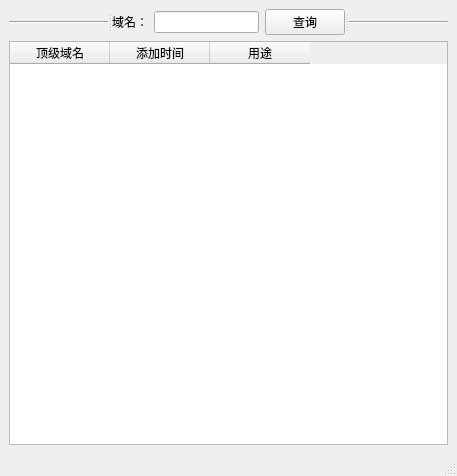
<?xml version="1.0" encoding="UTF-8"?>
<ui version="4.0">
 <class>MainWindow</class>
 <widget class="QMainWindow" name="MainWindow">
  <property name="geometry">
   <rect>
    <x>0</x>
    <y>0</y>
    <width>457</width>
    <height>476</height>
   </rect>
  </property>
  <property name="windowTitle">
   <string>MainWindow</string>
  </property>
  <widget class="QWidget" name="centralwidget">
   <layout class="QVBoxLayout" name="verticalLayout">
    <item>
     <widget class="QSplitter" name="splitter">
      <property name="orientation">
       <enum>Qt::Horizontal</enum>
      </property>
      <widget class="Line" name="line">
       <property name="orientation">
        <enum>Qt::Horizontal</enum>
       </property>
      </widget>
      <widget class="QWidget" name="">
       <layout class="QHBoxLayout" name="horizontalLayout">
        <item>
         <widget class="QLabel" name="label">
          <property name="text">
           <string>域名：</string>
          </property>
         </widget>
        </item>
        <item>
         <widget class="QLineEdit" name="lineEdit"/>
        </item>
        <item>
         <widget class="QPushButton" name="pushButton">
          <property name="text">
           <string>查询</string>
          </property>
         </widget>
        </item>
       </layout>
      </widget>
      <widget class="Line" name="line_2">
       <property name="orientation">
        <enum>Qt::Horizontal</enum>
       </property>
      </widget>
     </widget>
    </item>
    <item>
     <widget class="QTableWidget" name="tableWidget">
      <column>
       <property name="text">
        <string>顶级域名</string>
       </property>
      </column>
      <column>
       <property name="text">
        <string>添加时间</string>
       </property>
      </column>
      <column>
       <property name="text">
        <string>用途</string>
       </property>
      </column>
     </widget>
    </item>
   </layout>
  </widget>
  <widget class="QStatusBar" name="statusbar"/>
 </widget>
 <resources/>
 <connections/>
</ui>
